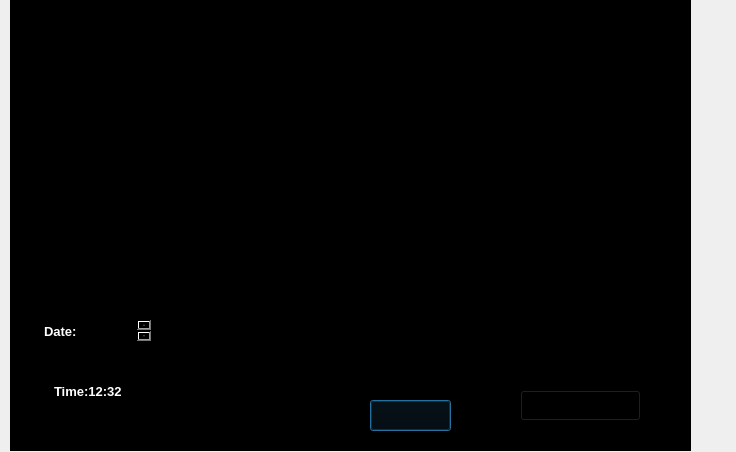
<?xml version="1.0" encoding="UTF-8"?>
<ui version="4.0">
 <class>Dialog</class>
 <widget class="QDialog" name="Dialog">
  <property name="geometry">
   <rect>
    <x>0</x>
    <y>0</y>
    <width>736</width>
    <height>452</height>
   </rect>
  </property>
  <property name="windowTitle">
   <string>Dialog</string>
  </property>
  <widget class="QLabel" name="background">
   <property name="geometry">
    <rect>
     <x>10</x>
     <y>-20</y>
     <width>681</width>
     <height>471</height>
    </rect>
   </property>
   <property name="font">
    <font>
     <family>Nirmala UI</family>
     <pointsize>12</pointsize>
    </font>
   </property>
   <property name="styleSheet">
    <string notr="true">background-color:black</string>
   </property>
   <property name="text">
    <string/>
   </property>
  </widget>
  <widget class="QLabel" name="jarvisgui">
   <property name="geometry">
    <rect>
     <x>0</x>
     <y>10</y>
     <width>271</width>
     <height>251</height>
    </rect>
   </property>
   <property name="text">
    <string/>
   </property>
   <property name="pixmap">
    <pixmap>assests/Mr3W.gif</pixmap>
   </property>
   <property name="scaledContents">
    <bool>true</bool>
   </property>
  </widget>
  <widget class="QLabel" name="earth">
   <property name="geometry">
    <rect>
     <x>190</x>
     <y>290</y>
     <width>101</width>
     <height>141</height>
    </rect>
   </property>
   <property name="text">
    <string/>
   </property>
   <property name="pixmap">
    <pixmap>assests/PcOY.gif</pixmap>
   </property>
   <property name="scaledContents">
    <bool>true</bool>
   </property>
  </widget>
  <widget class="QLabel" name="cyborg">
   <property name="geometry">
    <rect>
     <x>380</x>
     <y>20</y>
     <width>211</width>
     <height>191</height>
    </rect>
   </property>
   <property name="text">
    <string/>
   </property>
   <property name="pixmap">
    <pixmap>assests/cyborg.png</pixmap>
   </property>
   <property name="scaledContents">
    <bool>true</bool>
   </property>
  </widget>
  <widget class="QLabel" name="date">
   <property name="geometry">
    <rect>
     <x>10</x>
     <y>290</y>
     <width>171</width>
     <height>71</height>
    </rect>
   </property>
   <property name="text">
    <string/>
   </property>
   <property name="pixmap">
    <pixmap>assests/freepik__adjust__87008.png</pixmap>
   </property>
   <property name="scaledContents">
    <bool>true</bool>
   </property>
  </widget>
  <widget class="QLabel" name="time">
   <property name="geometry">
    <rect>
     <x>10</x>
     <y>350</y>
     <width>171</width>
     <height>71</height>
    </rect>
   </property>
   <property name="text">
    <string/>
   </property>
   <property name="pixmap">
    <pixmap>assests/freepik__adjust__87008.png</pixmap>
   </property>
   <property name="scaledContents">
    <bool>true</bool>
   </property>
  </widget>
  <widget class="QTextBrowser" name="datelabel">
   <property name="geometry">
    <rect>
     <x>40</x>
     <y>320</y>
     <width>111</width>
     <height>21</height>
    </rect>
   </property>
   <property name="styleSheet">
    <string notr="true">background-color:transparent;
border:none;
color:white;
border-radius:none;</string>
   </property>
   <property name="html">
    <string>&lt;!DOCTYPE HTML PUBLIC &quot;-//W3C//DTD HTML 4.0//EN&quot; &quot;http://www.w3.org/TR/REC-html40/strict.dtd&quot;&gt;
&lt;html&gt;&lt;head&gt;&lt;meta name=&quot;qrichtext&quot; content=&quot;1&quot; /&gt;&lt;style type=&quot;text/css&quot;&gt;
p, li { white-space: pre-wrap; }
&lt;/style&gt;&lt;/head&gt;&lt;body style=&quot; font-family:'MS Shell Dlg 2'; font-size:8pt; font-weight:400; font-style:normal;&quot;&gt;
&lt;p style=&quot; margin-top:0px; margin-bottom:0px; margin-left:0px; margin-right:0px; -qt-block-indent:0; text-indent:0px;&quot;&gt;&lt;span style=&quot; font-size:10pt; font-weight:600;&quot;&gt;Date:18-04-2025&lt;/span&gt;&lt;/p&gt;&lt;/body&gt;&lt;/html&gt;</string>
   </property>
  </widget>
  <widget class="QTextBrowser" name="timelabel">
   <property name="geometry">
    <rect>
     <x>50</x>
     <y>380</y>
     <width>111</width>
     <height>31</height>
    </rect>
   </property>
   <property name="styleSheet">
    <string notr="true">background-color:transparent;
border:none;
color:white;
border-radius:none;</string>
   </property>
   <property name="html">
    <string>&lt;!DOCTYPE HTML PUBLIC &quot;-//W3C//DTD HTML 4.0//EN&quot; &quot;http://www.w3.org/TR/REC-html40/strict.dtd&quot;&gt;
&lt;html&gt;&lt;head&gt;&lt;meta name=&quot;qrichtext&quot; content=&quot;1&quot; /&gt;&lt;style type=&quot;text/css&quot;&gt;
p, li { white-space: pre-wrap; }
&lt;/style&gt;&lt;/head&gt;&lt;body style=&quot; font-family:'MS Shell Dlg 2'; font-size:8pt; font-weight:400; font-style:normal;&quot;&gt;
&lt;p style=&quot; margin-top:0px; margin-bottom:0px; margin-left:0px; margin-right:0px; -qt-block-indent:0; text-indent:0px;&quot;&gt;&lt;span style=&quot; font-size:10pt; font-weight:600;&quot;&gt;Time:12:32&lt;/span&gt;&lt;/p&gt;&lt;/body&gt;&lt;/html&gt;</string>
   </property>
  </widget>
  <widget class="QLabel" name="ironman">
   <property name="geometry">
    <rect>
     <x>390</x>
     <y>220</y>
     <width>241</width>
     <height>151</height>
    </rect>
   </property>
   <property name="text">
    <string/>
   </property>
   <property name="pixmap">
    <pixmap>assests/QNBH.gif</pixmap>
   </property>
   <property name="scaledContents">
    <bool>true</bool>
   </property>
  </widget>
  <widget class="QLabel" name="startlabel">
   <property name="geometry">
    <rect>
     <x>350</x>
     <y>370</y>
     <width>151</width>
     <height>71</height>
    </rect>
   </property>
   <property name="text">
    <string/>
   </property>
   <property name="pixmap">
    <pixmap>assests/Screenshot 2025-04-18 124600.png</pixmap>
   </property>
   <property name="scaledContents">
    <bool>true</bool>
   </property>
  </widget>
  <widget class="QLabel" name="quitlabel">
   <property name="geometry">
    <rect>
     <x>500</x>
     <y>370</y>
     <width>161</width>
     <height>71</height>
    </rect>
   </property>
   <property name="text">
    <string/>
   </property>
   <property name="pixmap">
    <pixmap>assests/Screenshot 2025-04-18 124612.png</pixmap>
   </property>
   <property name="scaledContents">
    <bool>true</bool>
   </property>
  </widget>
  <widget class="QPushButton" name="startbutton">
   <property name="geometry">
    <rect>
     <x>370</x>
     <y>400</y>
     <width>81</width>
     <height>31</height>
    </rect>
   </property>
   <property name="styleSheet">
    <string notr="true">background:transparent;</string>
   </property>
   <property name="text">
    <string/>
   </property>
  </widget>
  <widget class="QPushButton" name="quitbutton">
   <property name="geometry">
    <rect>
     <x>520</x>
     <y>390</y>
     <width>121</width>
     <height>31</height>
    </rect>
   </property>
   <property name="styleSheet">
    <string notr="true">background:transparent;</string>
   </property>
   <property name="text">
    <string/>
   </property>
  </widget>
 </widget>
 <resources/>
 <connections/>
</ui>
